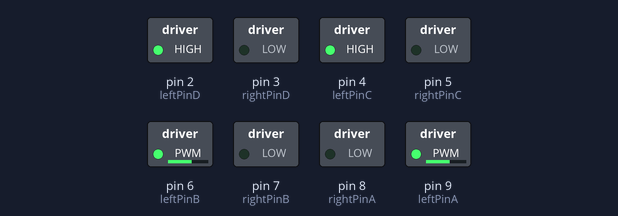
A sketch run on a simulated Arduino Uno, built with avr-gcc and run on an emulated ATmega328P. Parts: switched loads named in the sketch (green lamp = pin HIGH).

Above: at 0.05 s.
At 1.25 s:
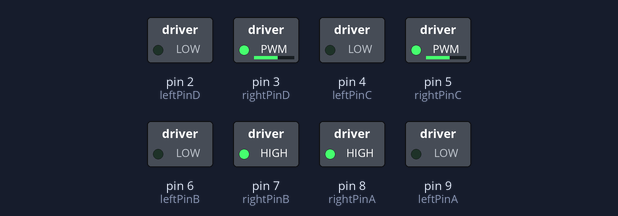
At 2.5 s:
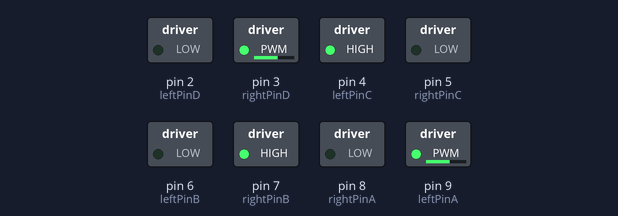
At 3.7 s:
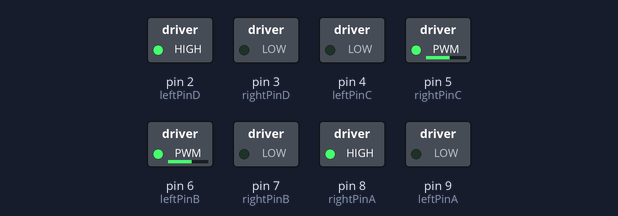
At 4.95 s:
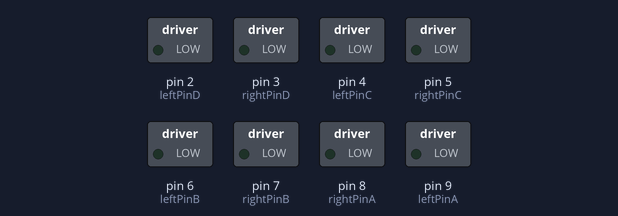
Timing chart, 0 to 6.5 s (numbered marks = the images above):
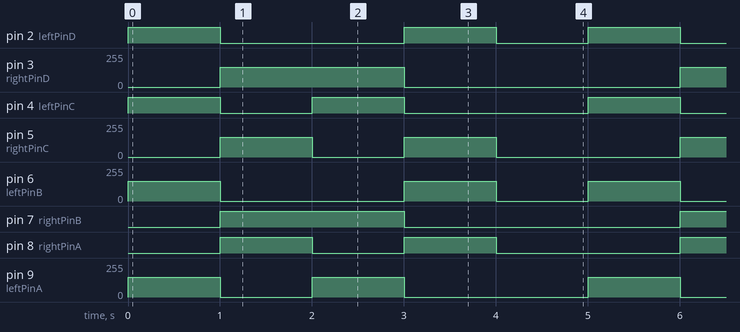

Measured:
- by itself, pin 2 (leftPinD): repeats every 5.0 s: LOW 2.0 s, HIGH 1.0 s, LOW 1.0 s, HIGH 1.0 s
- by itself, pin 3 (rightPinD): alternates 150/255 for 2.0 s and 0/255 for 3.0 s
- by itself, pin 4 (leftPinC), pin 8 (rightPinA): repeats every 5.0 s: LOW 1.0 s, HIGH 1.0 s, LOW 2.0 s, HIGH 1.0 s
- by itself, pin 5 (rightPinC), pin 9 (leftPinA): repeats every 5.0 s: 0/255 1.0 s, 150/255 1.0 s, 0/255 2.0 s, 150/255 1.0 s
- by itself, pin 6 (leftPinB): repeats every 5.0 s: 0/255 2.0 s, 150/255 1.0 s, 0/255 1.0 s, 150/255 1.0 s
- by itself, pin 7 (rightPinB): alternates HIGH for 2.0 s and LOW for 3.0 s

The sketch:

Arduino_Robot.ino
```cpp
#include "Driver.h"

Driver driver;

void setup()
{
}

void loop()
{
  driver.Drive(Direction_Forward);
  delay(1000);
  driver.Drive(Direction_Backward);
  delay(1000);
  driver.Drive(Direction_Left);
  delay(1000);
  driver.Drive(Direction_Right);
  delay(1000);
  driver.Drive(Direction_Stop);
  delay(1000);
}
```

Motor.cpp
```cpp
#include <arduino.h>

#include "Motor.h"

int speed = 150;
Motor::Motor()
{
}
void Motor::Init (const int p_leftPin, const int p_rightPin)
{
  m_leftPin = p_leftPin;
  m_rightPin = p_rightPin;
}

void Motor::Drive(boolean p_forward)
{
  if(p_forward)
  {
  analogWrite(m_leftPin, speed);
  analogWrite(m_rightPin, 0);
  }
  else
  {
    analogWrite(m_leftPin, 0);
    analogWrite(m_rightPin, speed);
  }
}

void Motor::Stop()
{
  analogWrite(m_leftPin, 0);
  analogWrite(m_rightPin, 0);
}
```

Motor.h
```cpp
#ifndef MOTOR_H
#define MOTOR_H

#include <arduino.h>

class Motor
{
  private :
int m_leftPin;
int m_rightPin;

public:
Motor();
void Init (const int p_leftPin, const int p_rightPin);
void Drive(boolean p_forward);
void Stop();
};

#endif
```

Driver.cpp
```cpp
#include "Motor.h"

#include "Driver.h"

Driver::Driver()
{
  int leftPinA = 9;
  int rightPinA = 8;

  int leftPinB = 6;
  int rightPinB = 7;

  int leftPinC = 4;
  int rightPinC = 5;

  int leftPinD = 2;
  int rightPinD = 3;

    m_frontRight.Init(leftPinA, rightPinA);
    m_frontLeft.Init(leftPinB, rightPinB);
    m_backRight.Init(leftPinC, rightPinC);
    m_backLeft.Init(leftPinD, rightPinD);

}

void Driver::Drive(Direction p_direction)
{
    switch(p_direction)
    {
        case Direction_Forward:
            Drive(true);
            break;
        case Direction_Backward:
            Drive(false);
            break;
        case Direction_Left:
            Turn(true);
            break;
        case Direction_Right:
            Turn(false);
            break;
        case Direction_Stop:
            Stop();
            break;

    }
}

void Driver::Turn(boolean p_left)
{
    m_frontRight.Drive(p_left);
    m_backRight.Drive(p_left);
    m_frontLeft.Drive(!p_left);
    m_backLeft.Drive(!p_left);
}


void Driver::Drive(boolean p_forward)
{
   m_frontRight.Drive(p_forward);
   m_frontLeft.Drive(p_forward);
   m_backRight.Drive(p_forward);
   m_backLeft.Drive(p_forward);
}

void Driver::Stop()
{
   m_frontRight.Stop();
   m_frontLeft.Stop();
   m_backLeft.Stop();
   m_backRight.Stop();
}
```

Driver.h
```cpp
#ifndef DRIVER_H
#define DRIVER_H

#include <arduino.h>

#include "Motor.h"

enum Direction
{
  Direction_Forward,
  Direction_Backward,
  Direction_Left,
  Direction_Right,
  Direction_Stop,
};


class Driver
{
  private:
  Motor m_frontLeft;
  Motor m_frontRight;
  Motor m_backLeft;
  Motor m_backRight;

  void Drive(boolean p_forward);
  void Turn(boolean p_left);
  void Stop();

  public:
  Driver();
  void Drive(Direction p_direction);

};

#endif
```
